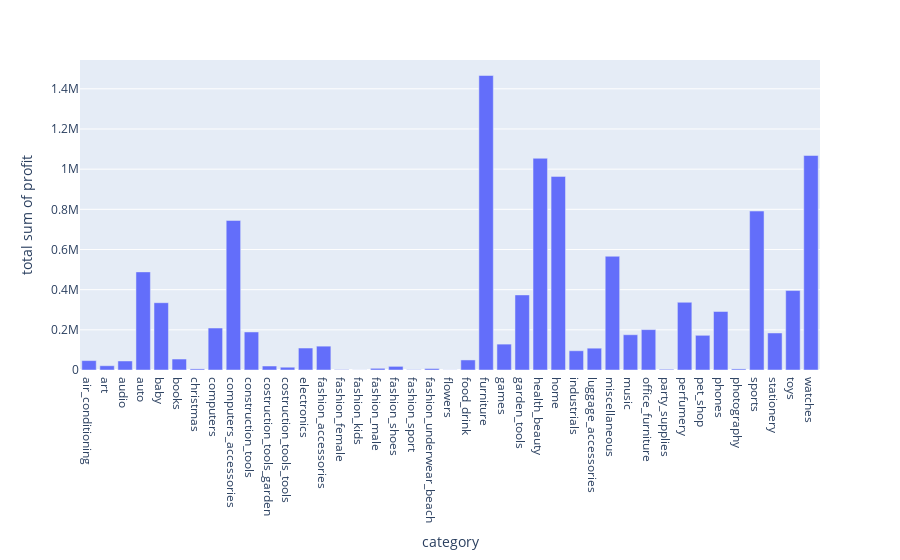

Write notebook code for a chart like this one.
### Code cell
fig = px.bar(graph_clean, x = 'category', y = 'total sum of profit')


#fig.update_layout(uniformtext_minsize=3, uniformtext_mode='hide')
fig.update_traces(textfont_size=10)
fig.show()

### Figure 1 — Plotly figure (JSON) as saved in the notebook; plotly's stock layout.template omitted (floating-point values rounded to 4 significant figures)
{"data": [{"alignmentgroup": "True", "hovertemplate": "category=%{x}<br>total sum of profit=%{y}<extra></extra>", "legendgroup": "", "marker": {"color": "#636efa", "pattern": {"shape": ""}}, "name": "", "offsetgroup": "", "orientation": "v", "showlegend": false, "textfont": {"size": 10}, "textposition": "auto", "type": "bar", "x": ["air_conditioning", "art", "audio", "auto", "baby", "books", "christmas", "computers", "computers_accessories", "construction_tools", "costruction_tools_garden", "costruction_tools_tools", "electronics", "fashion_accessories", "fashion_female", "fashion_kids", "fashion_male", "fashion_shoes", "fashion_sport", "fashion_underwear_beach", "flowers", "food_drink", "furniture", "games", "garden_tools", "health_beauty", "home", "industrials", "luggage_accessories", "miscellaneous", "music", "office_furniture", "party_supplies", "perfumery", "pet_shop", "phones", "photography", "sports", "stationery", "toys", "watches"], "xaxis": "x", "y": [46790.0, 21270.0, 44890.0, 488500.0, 335100.0, 54610.0, 5547.0, 209000.0, 744700.0, 189300.0, 19910.0, 13870.0, 109400.0, 118800.0, 2051.0, 441.2, 8390.0, 18190.0, 1531.0, 7452.0, 621.2, 50030.0, 1466000.0, 128900.0, 373800.0, 1054000.0, 964000.0, 95850.0, 108600.0, 566300.0, 175600.0, 201100.0, 3645.0, 337100.0, 172800.0, 291300.0, 5447.0, 791400.0, 184300.0, 395500.0, 1068000.0], "yaxis": "y"}], "layout": {"barmode": "relative", "legend": {"tracegroupgap": 0}, "margin": {"t": 60}, "xaxis": {"anchor": "y", "domain": [0, 1], "title": {"text": "category"}}, "yaxis": {"anchor": "x", "domain": [0, 1], "title": {"text": "total sum of profit"}}}}
